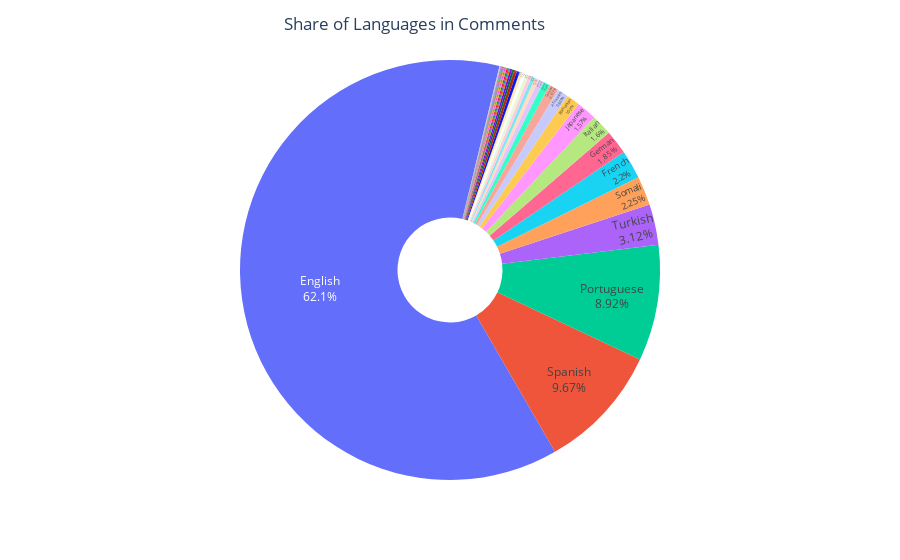

Notebook code for this chart:
### Code cell
languages_count = comments_df['comment_language'].value_counts()

fig = px.pie(languages_count, values=languages_count.values, names=languages_count.index, hole=0.25)
fig.update_traces(textposition='inside',
                 textinfo='label+percent', rotation=150)
fig.update_layout(title_text='Share of Languages in Comments', title_x=0.46, showlegend=False)
fig.show()

### Figure 1 — Plotly figure (JSON) as saved in the notebook; plotly's stock layout.template omitted (floating-point values rounded to 4 significant figures)
{"data": [{"domain": {"x": [0.0, 1.0], "y": [0.0, 1.0]}, "hole": 0.25, "hovertemplate": "index=%{label}<br>value=%{value}<extra></extra>", "labels": ["English", "Spanish", "Portuguese", "Turkish", "Somali", "French", "German", "Italian", "Japanese", "Romanian", "Afrikaans", "Catalan", "Polish", "Russian", "Indonesian", "Swahili", "Dutch", "Welsh", "Tagalog", "Finnish", "Arabic", "Korean", "Danish", "Slovak", "Estonian", "Vietnamese", "Chinese", "Slovenian", "Swedish", "Croatian", "Albanian", "Lithuanian", "Hungarian", "Czech", "Latvian", "Thai", "Bulgarian", "Ukrainian", "Macedonian", "Persian", "Urdu", "Hebrew", "Greek Modern", "Bengali", "Hindi", "Marathi", "Tamil", "Telugu", "Malayalam", "Nepali", "Punjabi"], "legendgroup": "", "name": "", "rotation": 150, "showlegend": true, "textinfo": "label+percent", "textposition": "inside", "type": "pie", "values": [5765433, 896976, 827885, 289909, 208410, 204618, 171800, 148934, 145677, 94729, 80622, 67444, 48877, 37249, 28020, 24134, 24126, 23862, 22896, 20888, 20785, 19746, 15491, 13814, 8701, 8504, 8342, 7710, 7660, 6740, 5994, 5373, 5135, 5121, 2430, 1352, 1162, 1161, 827, 645, 635, 365, 152, 80, 74, 32, 29, 7, 6, 6, 2]}], "layout": {"legend": {"tracegroupgap": 0}, "margin": {"t": 60}, "showlegend": false, "title": {"text": "Share of Languages in Comments", "x": 0.46}}}
